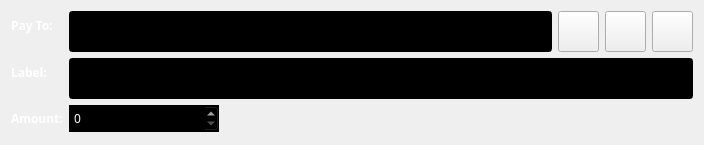
<?xml version="1.0" encoding="UTF-8"?>
<ui version="4.0">
 <class>RecPayItem</class>
 <widget class="QWidget" name="RecPayItem">
  <property name="geometry">
   <rect>
    <x>0</x>
    <y>0</y>
    <width>704</width>
    <height>145</height>
   </rect>
  </property>
  <property name="minimumSize">
   <size>
    <width>0</width>
    <height>145</height>
   </size>
  </property>
  <property name="windowTitle">
   <string>RecPayItem</string>
  </property>
  <property name="autoFillBackground">
   <bool>false</bool>
  </property>
  <layout class="QFormLayout" name="formLayout">
   <item row="0" column="0">
    <widget class="QLabel" name="m_lRecPay">
     <property name="font">
      <font>
       <family>Montserrat</family>
       <weight>75</weight>
       <bold>true</bold>
      </font>
     </property>
     <property name="styleSheet">
      <string notr="true">color: rgb(255, 255, 255);
background:transparent</string>
     </property>
     <property name="text">
      <string>Pay To:</string>
     </property>
    </widget>
   </item>
   <item row="0" column="1">
    <layout class="QHBoxLayout" name="horizontalLayout_2">
     <item>
      <widget class="QLineEdit" name="m_leRecPay">
       <property name="minimumSize">
        <size>
         <width>0</width>
         <height>41</height>
        </size>
       </property>
       <property name="autoFillBackground">
        <bool>false</bool>
       </property>
       <property name="styleSheet">
        <string notr="true">background-color: rgb(0, 0, 0);
color: rgb(255, 255, 255);
selection-color: rgb(255, 255, 255);</string>
       </property>
      </widget>
     </item>
     <item>
      <widget class="QPushButton" name="m_btnShowAdress">
       <property name="minimumSize">
        <size>
         <width>41</width>
         <height>41</height>
        </size>
       </property>
       <property name="maximumSize">
        <size>
         <width>41</width>
         <height>41</height>
        </size>
       </property>
       <property name="text">
        <string/>
       </property>
       <property name="icon">
        <iconset resource="../resources/resource.qrc">
         <normaloff>:/png/address-book.png</normaloff>:/png/address-book.png</iconset>
       </property>
      </widget>
     </item>
     <item>
      <widget class="QPushButton" name="m_btnPaste">
       <property name="minimumSize">
        <size>
         <width>41</width>
         <height>41</height>
        </size>
       </property>
       <property name="maximumSize">
        <size>
         <width>41</width>
         <height>41</height>
        </size>
       </property>
       <property name="text">
        <string/>
       </property>
       <property name="icon">
        <iconset resource="../resources/resource.qrc">
         <normaloff>:/png/editpaste.png</normaloff>:/png/editpaste.png</iconset>
       </property>
      </widget>
     </item>
     <item>
      <widget class="QPushButton" name="m_btnRemove">
       <property name="minimumSize">
        <size>
         <width>41</width>
         <height>41</height>
        </size>
       </property>
       <property name="maximumSize">
        <size>
         <width>41</width>
         <height>41</height>
        </size>
       </property>
       <property name="text">
        <string/>
       </property>
       <property name="icon">
        <iconset resource="../resources/resource.qrc">
         <normaloff>:/png/remove.png</normaloff>:/png/remove.png</iconset>
       </property>
      </widget>
     </item>
    </layout>
   </item>
   <item row="1" column="0">
    <widget class="QLabel" name="m_lLabel">
     <property name="font">
      <font>
       <family>Montserrat</family>
       <weight>75</weight>
       <bold>true</bold>
      </font>
     </property>
     <property name="styleSheet">
      <string notr="true">color: rgb(255, 255, 255);
background:transparent</string>
     </property>
     <property name="text">
      <string>Label:</string>
     </property>
    </widget>
   </item>
   <item row="1" column="1">
    <widget class="QLineEdit" name="m_leLabel">
     <property name="minimumSize">
      <size>
       <width>0</width>
       <height>41</height>
      </size>
     </property>
     <property name="styleSheet">
      <string notr="true">background-color: rgb(0, 0, 0);
color: rgb(255, 255, 255);
selection-color: rgb(255, 255, 255);</string>
     </property>
    </widget>
   </item>
   <item row="2" column="0">
    <widget class="QLabel" name="m_lAmount">
     <property name="font">
      <font>
       <family>Montserrat</family>
       <weight>75</weight>
       <bold>true</bold>
      </font>
     </property>
     <property name="styleSheet">
      <string notr="true">color: rgb(255, 255, 255);
background:transparent</string>
     </property>
     <property name="text">
      <string>Amount:</string>
     </property>
    </widget>
   </item>
   <item row="2" column="1">
    <layout class="QHBoxLayout" name="horizontalLayout">
     <item>
      <widget class="QSpinBox" name="m_sbAmount">
       <property name="minimumSize">
        <size>
         <width>150</width>
         <height>27</height>
        </size>
       </property>
       <property name="font">
        <font>
         <family>Montserrat</family>
        </font>
       </property>
       <property name="autoFillBackground">
        <bool>true</bool>
       </property>
       <property name="styleSheet">
        <string notr="true">background-color: rgb(0, 0, 0);
color: rgb(255, 255, 255);
selection-color: rgb(255, 255, 255);
</string>
       </property>
      </widget>
     </item>
     <item>
      <spacer name="horizontalSpacer">
       <property name="orientation">
        <enum>Qt::Horizontal</enum>
       </property>
       <property name="sizeHint" stdset="0">
        <size>
         <width>40</width>
         <height>20</height>
        </size>
       </property>
      </spacer>
     </item>
    </layout>
   </item>
  </layout>
 </widget>
 <layoutdefault spacing="6" margin="11"/>
 <resources>
  <include location="../resources/resource.qrc"/>
 </resources>
 <connections/>
</ui>
